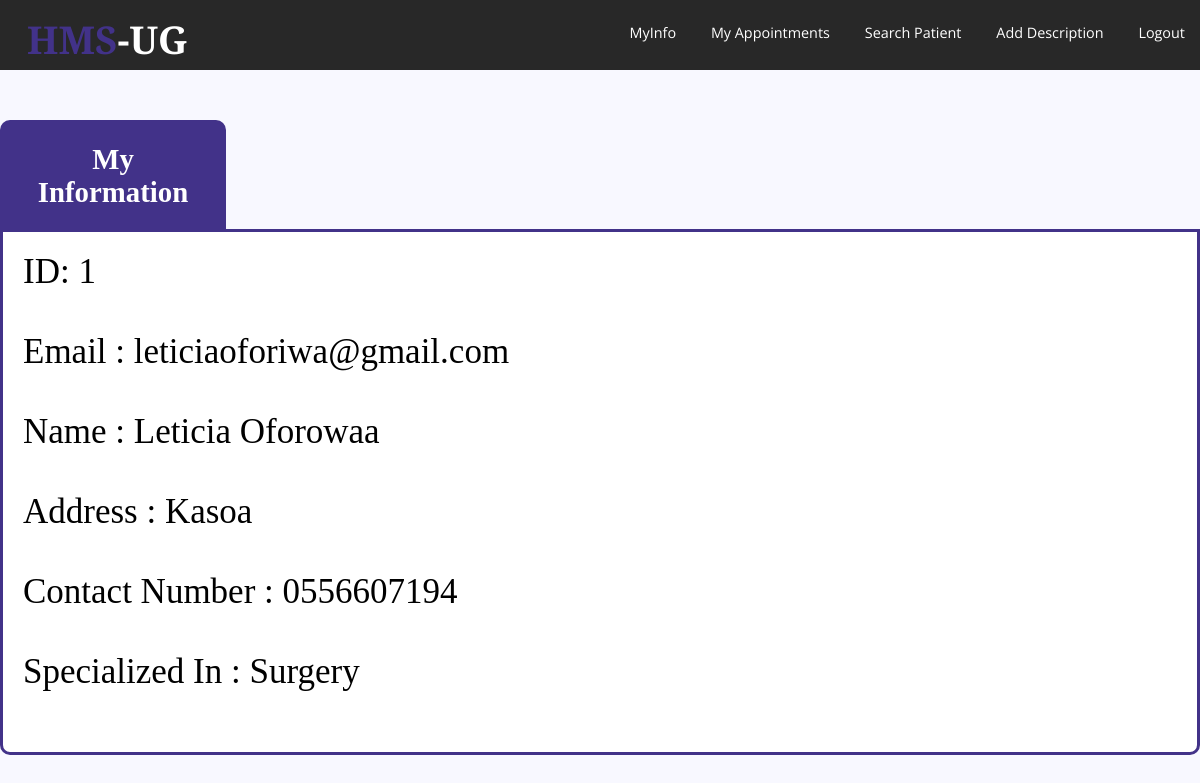
The page /presentaionlayer/doctor/index2.php (signed in) on the database its author committed.
### tables this page shows
CREATE TABLE `doctor` (
  `DoctorID` int(11) NOT NULL,
  `Doctorname` varchar(255) NOT NULL,
  `email` varchar(50) NOT NULL,
  `Address` varchar(255) NOT NULL,
  `ContactNumber` varchar(255) NOT NULL,
  `password` varchar(255) NOT NULL,
  `categorey` varchar(255) NOT NULL
);

### datalayer/server.php (called while the page is built, shortened)
<?php
$mysqli = new mysqli("localhost", "root", "", "sourcecodester_doctordb");
$doctorprofile = isset($_SESSION['DoctorID']);
$querydoctor = "SELECT * FROM doctor WHERE DoctorID=('$doctorprofile')";
$resultdoctor = mysqli_query($mysqli, $querydoctor);
$colD = mysqli_fetch_assoc($resultdoctor);
?>

### presentaionlayer/doctor/index2.php (the view, shortened to what this page needs)
<?php include('../../datalayer/server.php'); ?>
<!DOCTYPE html>
<html>
<head>
	<link rel="stylesheet" href="style3.css">
</head>
<header>
	<h1>HMS<span>-UG</span></h1>
	<nav>
		<ul>
			<li><a href="index2.php">MyInfo</a></li>
			<li><a href="doctorapp.php">My Appointments</a></li>
			<li><a href=" searchpatient.php">Search Patient</a></li>
			<li><a href="add.php">Add Description</a></li>
			<li><a href="../../applicationlayer/Doctorpatient.php">Logout</a></li>
		</ul>
	</nav>
</header>
<body>
	<div class="header">
		<h2>My Information</h2>
	</div>
	<form method="post" action="index2.php" class="info">
		<div class="Dcontent">
			<label>ID: <?php echo "" . isset($_SESSION['DoctorID']); ?></label>
			<br>
			<br>
			<label> Email : <?php echo $colD['email']; ?></label>
			<br>
			<br>
			<label> Name : <?php echo $colD['Doctorname']; ?></label>
			<br>
			<br>
			<label> Address : <?php echo $colD['Address']; ?></label>
			<br>
			<br>
			<label> Contact Number : <?php echo $colD['ContactNumber']; ?></label>
			<br>
			<br>
			<label> Specialized In : <?php echo $colD['categorey']; ?></label>
			<br>
			<br>
		</div>
	</form>
</body>
</html>

### presentaionlayer/doctor/style3.css (style rules this page uses)
body,html { margin: 0; padding: 0; }
header { width: 100%; height: 70px; background-color: #282828; }
h1 { position: absolute; padding: 3px; float: left; margin-left: 2%; margin-top: 10px; font-family: 'Alfa Slab One',cursive; color: #423289; }
span { color: #ffffff; }
ul { width: auto; float: right; margin-top: 8px; }
li { display: inline-block; padding: 15px 15px; }
a { text-align: center; color: #ffffff; text-decoration: none; font-family: 'Open Sans',sans-serif; font-size: 1.2vw; }
.Dcontent { font-weight: 35px; font-size: 35px; }
* { margin: 0px; padding: 0px; }
body { font-size: 120%; background: #F8F8FF; }
.header { width:15%; margin: 50px 0px 0px; color: white; background: #423289; text-align: center; border: 3px solid #423289; border-bottom: none; border-radius: 10px 10px 0px 0px ; padding: 20px; }
.info { width: auto; margin-left: 0px; padding: 20px; border: 3px solid #423289; background: white; border-radius: 0px 0px 10px 10px; }

### rows shown on the page
doctor: email "leticiaoforiwa@gmail.com", Doctorname "Leticia Oforowaa", Address "Kasoa", ContactNumber "0556607194", categorey "Surgery"

### other values the page prints
isset($_SESSION['DoctorID']) "1"
